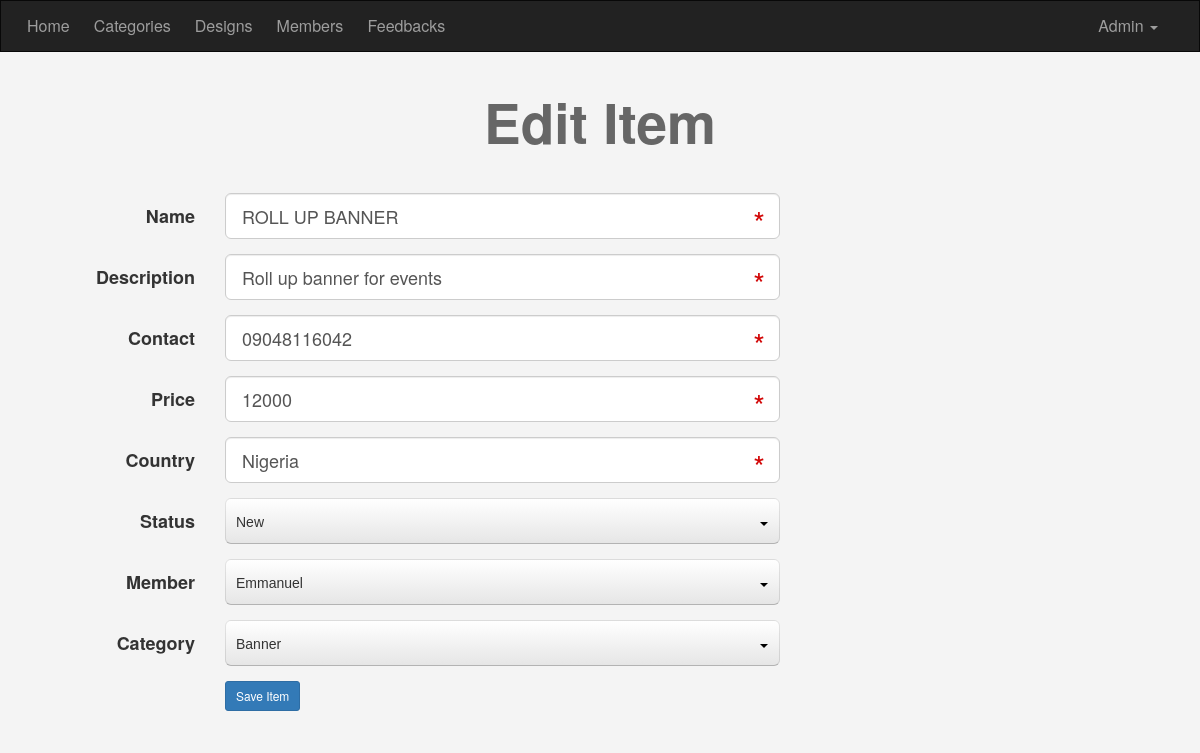
/admin/items.php?do=Edit&itemid=27 (signed in), run on the app's committed database.
### tables this page shows
CREATE TABLE `items` (
  `Item_ID` int(11) NOT NULL,
  `Name` varchar(255) NOT NULL,
  `Description` text NOT NULL,
  `Price` varchar(255) NOT NULL,
  `Add_Date` date NOT NULL,
  `Country_Made` varchar(255) NOT NULL,
  `Status` varchar(255) NOT NULL,
  `Rating` smallint(6) NOT NULL,
  `Approve` tinyint(4) NOT NULL DEFAULT 0,
  `Cat_ID` int(11) NOT NULL,
  `Member_ID` int(11) NOT NULL,
  `picture` varchar(255) NOT NULL,
  `contact` varchar(255) NOT NULL
);

### admin/items.php (the view, shortened to what this page needs)
<?php
	if (isset($_SESSION['Username'])) {
		include 'init.php';
		$do = isset($_GET['do']) ? $_GET['do'] : 'Manage';
		if ($do == 'Manage') {
			$stmt = $con->prepare("SELECT
										items.*,
										categories.Name AS category_name,
										users.Username
									FROM
										items
									INNER JOIN
										categories
									ON
										categories.ID = items.Cat_ID
									INNER JOIN
										users
									ON
										users.UserID = items.Member_ID
									ORDER BY
										Item_ID DESC");
			$stmt->execute();
			$items = $stmt->fetchAll();
			if (! empty($items)) {
			?>
			<h1 class="text-center">Manage Designs</h1>
			<div class="container">
				<div class="table-responsive">
					<table class="main-table manage-members text-center table table-bordered">
						<tr>
							<td>Picture</td>
							<td>Design Name</td>
							<td>Price</td>
							<td>Adding Date</td>
							<td>Category</td>
							<td>Owner</td>
							<td>Action</td>
						</tr>
						<?php
							foreach($items as $item) {
								echo "<tr>";
									echo "<td>";
									if (empty($item['picture'])) {
										echo "<img src='uploads/default.png' alt='' />";
									} else {
										echo "<img src='uploads/items/" . $item['picture'] . "' alt='' />";
									}
									echo "</td>";
									echo "<td>" . $item['Name'] . "</td>";
									echo "<td>" . $item['Price'] . "</td>";
									echo "<td>" . $item['Add_Date'] ."</td>";
									echo "<td>" . $item['category_name'] ."</td>";
									echo "<td>" . $item['Username'] ."</td>";
									echo "<td>
										<a href='items.php?do=Edit&itemid=" . $item['Item_ID'] . "' class='btn btn-success'><i class='fa fa-edit'></i> Edit</a>
										<a href='items.php?do=Delete&itemid=" . $item['Item_ID'] . "' class='btn btn-danger confirm'><i class='fa fa-close'></i> Delete </a>";
										if ($item['Approve'] == 0) {
											echo "<a
													href='items.php?do=Approve&itemid=" . $item['Item_ID'] . "'
													class='btn btn-info activate'>
													<i class='fa fa-check'></i> Approve</a>";
										}
									echo "</td>";
								echo "</tr>";
							}
						?>
						<tr>
					</table>
				</div>
				<a href="items.php?do=Add" class="btn btn-sm btn-primary">
					<i class="fa fa-plus"></i> New Design
				</a>
			</div>
			<?php } else {
				echo '<div class="container">';
					echo '<div class="nice-message">There\'s No Designs To Show</div>';
					echo '<a href="items.php?do=Add" class="btn btn-sm btn-primary">
							<i class="fa fa-plus"></i> New Item
						</a>';
				echo '</div>';
			} ?>
			<?php
		} elseif ($do == 'Edit') {
			$itemid = isset($_GET['itemid']) && is_numeric($_GET['itemid']) ? intval($_GET['itemid']) : 0;
			$stmt = $con->prepare("SELECT * FROM items WHERE Item_ID = ?");
			$stmt->execute(array($itemid));
			$item = $stmt->fetch();
			$count = $stmt->rowCount();
			if ($count > 0) { ?>
				<h1 class="text-center">Edit Item</h1>
				<div class="container">
					<form class="form-horizontal" action="?do=Update" method="POST">
						<div class="form-group form-group-lg">
							<label class="col-sm-2 control-label">Name</label>
							<div class="col-sm-10 col-md-6">
								<input
									type="text"
									name="name"
									class="form-control"
									required="required"
									placeholder="Name of The Item"
									value="<?php echo $item['Name'] ?>" />
							</div>
						</div>
						<div class="form-group form-group-lg">
							<label class="col-sm-2 control-label">Description</label>
							<div class="col-sm-10 col-md-6">
								<input
									type="text"
									name="description"
									class="form-control"
									required="required"
									placeholder="Description of The Item"
									value="<?php echo $item['Description'] ?>" />
							</div>
						</div>
						<div class="form-group form-group-lg">
							<label class="col-sm-2 control-label">Contact</label>
							<div class="col-sm-10 col-md-6">
								<input
									type="text"
									name="contact"
									class="form-control"
									required="required"
									placeholder="Phone Number of the Item owner"
									value="<?php echo $item['contact'] ?>" />
							</div>
						</div>
						<div class="form-group form-group-lg">
							<label class="col-sm-2 control-label">Price</label>
							<div class="col-sm-10 col-md-6">
								<input
									type="text"
									name="price"
									class="form-control"
									required="required"
									placeholder="Price of The Item"
									value="<?php echo $item['Price'] ?>" />
							</div>
						</div>
						<div class="form-group form-group-lg">
							<label class="col-sm-2 control-label">Country</label>
							<div class="col-sm-10 col-md-6">
								<input
									type="text"
									name="country"
									class="form-control"
									required="required"
									placeholder="Country of Made"
									value="<?php echo $item['Country_Made'] ?>" />
							</div>
						</div>
						<div class="form-group form-group-lg">
							<label class="col-sm-2 control-label">Status</label>
							<div class="col-sm-10 col-md-6">
								<select name="status">
								</select>
							</div>
						</div>
						<div class="form-group form-group-lg">
							<label class="col-sm-2 control-label">Member</label>
							<div class="col-sm-10 col-md-6">
								<select name="member">
								</select>
							</div>
						</div>
						<div class="form-group form-group-lg">
							<label class="col-sm-2 control-label">Category</label>
							<div class="col-sm-10 col-md-6">
								<select name="category">
								</select>
							</div>
						</div>
						<div class="form-group form-group-lg">
							<div class="col-sm-offset-2 col-sm-10">
								<input type="submit" value="Save Item" class="btn btn-primary btn-sm" />
							</div>
						</div>
					</form>
				</div>
			<?php
			} else {
				echo "<div class='container'>";
				$theMsg = '<div class="alert alert-danger">Theres No Such ID</div>';
				redirectHome($theMsg);
				echo "</div>";
			}
		}
		include $tpl . 'footer.php';
	} else {
		header('Location: index.php');
		exit();
	}
?>

### admin/layout/css/backend.css (style rules this page uses)
body { background-color: #F4F4F4; font-size: 16px; height: 800px; }
.form-control { position: relative; }
h1 { font-size: 55px; margin: 40px 0; font-weight: bold; color: #666; }

### data on the page
items: name "ROLL UP BANNER", description "Roll up banner for events", contact "09048116042", price "12000", country "Nigeria"

### other printed values
lang('HOME_ADMIN') "Home"
lang('CATEGORIES') "Categories"
lang('DESIGNS') "Designs"
lang('MEMBERS') "Members"
lang('FEEDBACKS') "Feedbacks"
